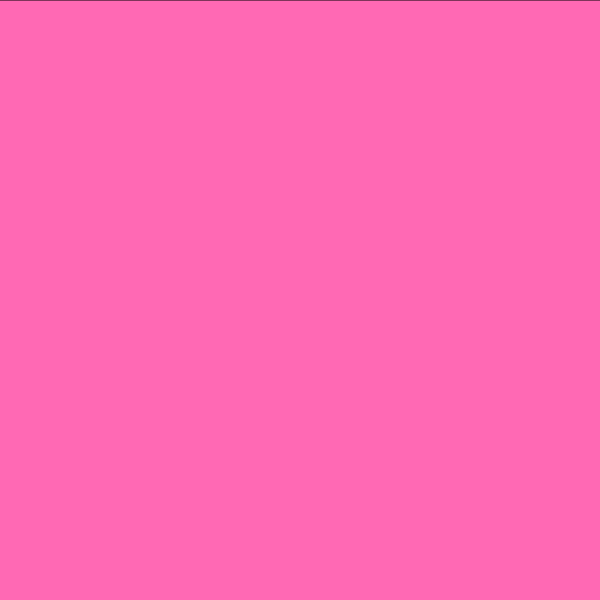
Frame 1 (no input)
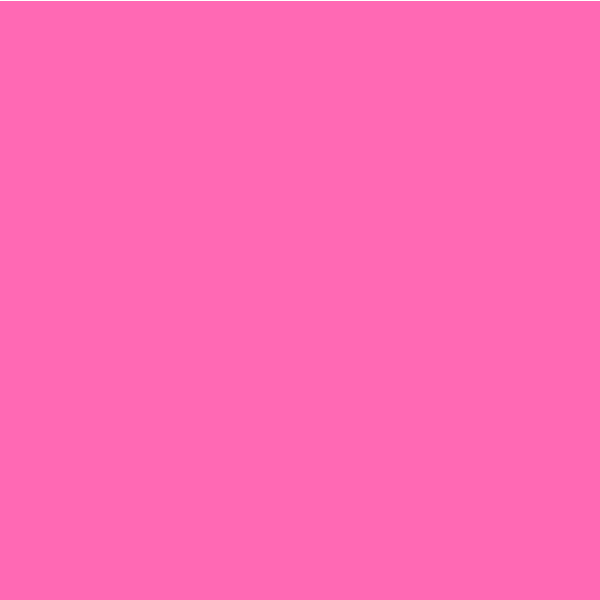
Frame 60 (no input)
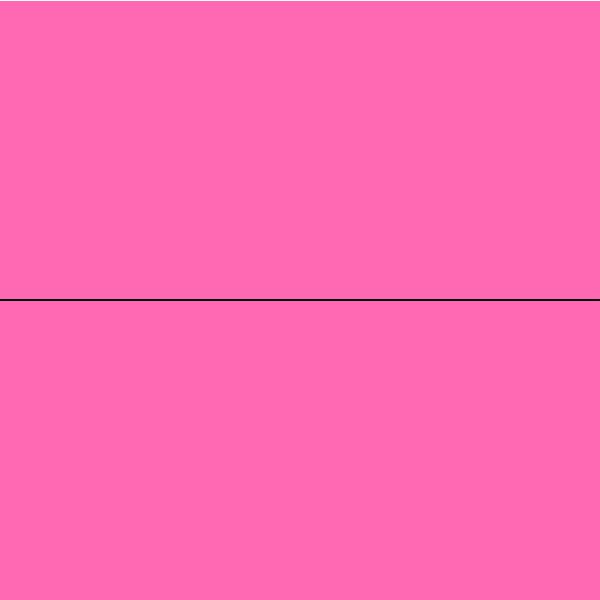
Frame 120 (the mouse pressed at the canvas centre since frame 60)

The p5.js sketch that drew these frames (run headless with seeded random() and noise() and a simulated clock; from frame 60 on, the mouse is pressed at the canvas centre):

// p5.js sketch
// ── sketch.js
let canvasXMax = 600;
let canvasYMax = 600;

function setup() {
  createCanvas(canvasXMax, canvasYMax);
  // per creare il background una sola volta
  background("hotPink");
}

function draw() {

  // funzione draw è ADDIZIONALE --> aggiungo backround + scritta per fare l'animazione
  // funzione background interno alla funzione draw 
  // in modo da aggiungere ogni volta che disegno 
  // per fare in modo che non si sovrappongano le scritte
  // concatenare delle variabili es. mauseX con un pezzo di testo
  
  // textSize(20);
  // strokeWeight(0);
  // let FirstString = "Mouse x = " + mouseX + ";";
  // let SecondString = "Mouse y = " + mouseY + ";";
  // fill("white");
  // text(FirstString, 20, 40);
  // text(SecondString, 20, 60);


  // linea che segue la posizione del mouse
  strokeWeight(1);
  line(0, mouseX, canvasXMax, mouseY);


  // FEEDBACK PRESS MOUSE
  // disegnare linea giallla se schiacciamo mouse
  // p5 -> true   --> se mouse schiacciato
  //    -> false  --> altrimenti
  if (mouseIsPressed == true) {
    // LEFT, RIGHTm CENTRAL
    if (mouseButton == RIGHT) {
      background("hotpink");
    }
    stroke("black");
  } else {
    stroke("white");
  }


}
